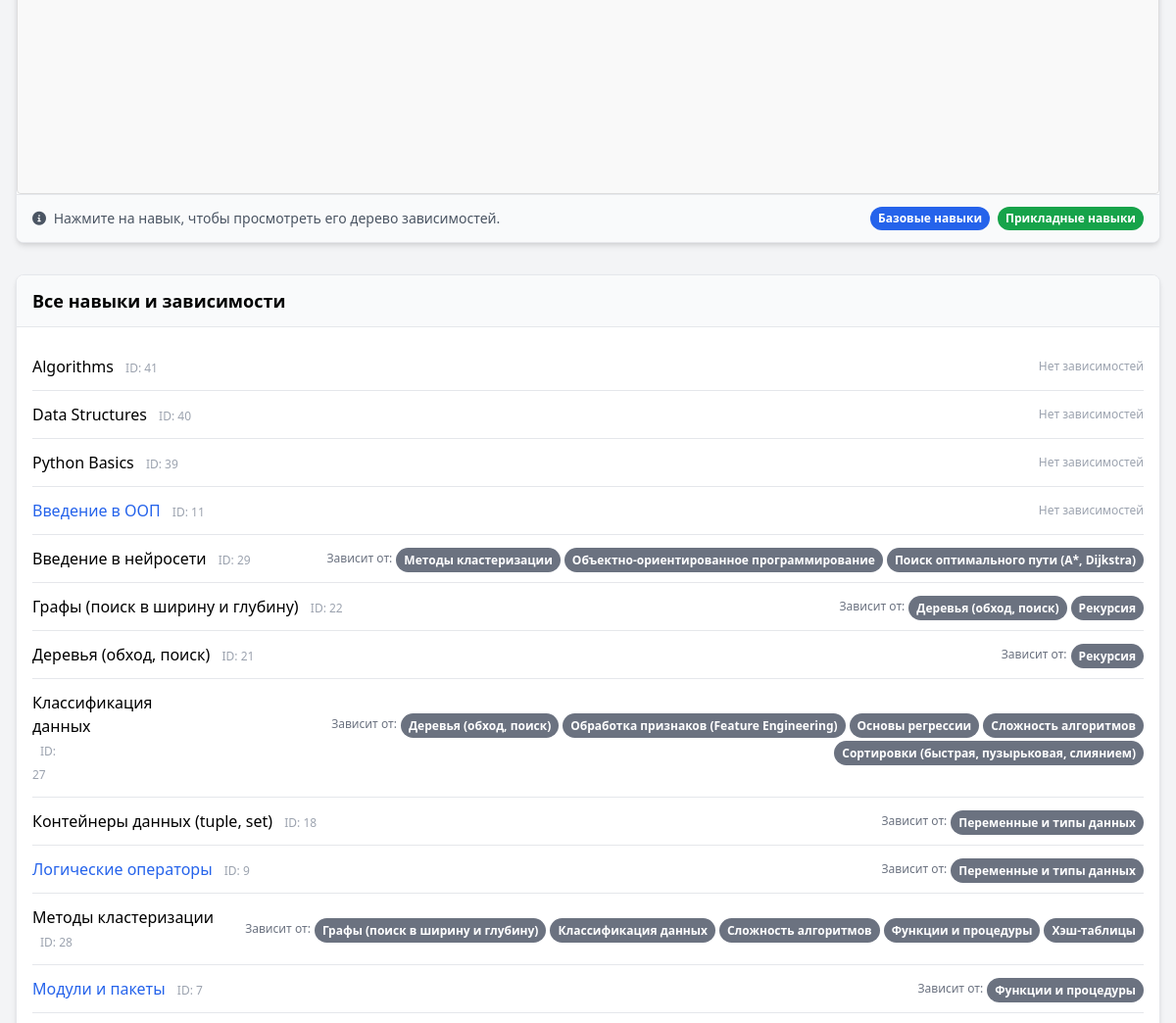
The page /skills/ (signed in, middle part) on the database as committed earlier.
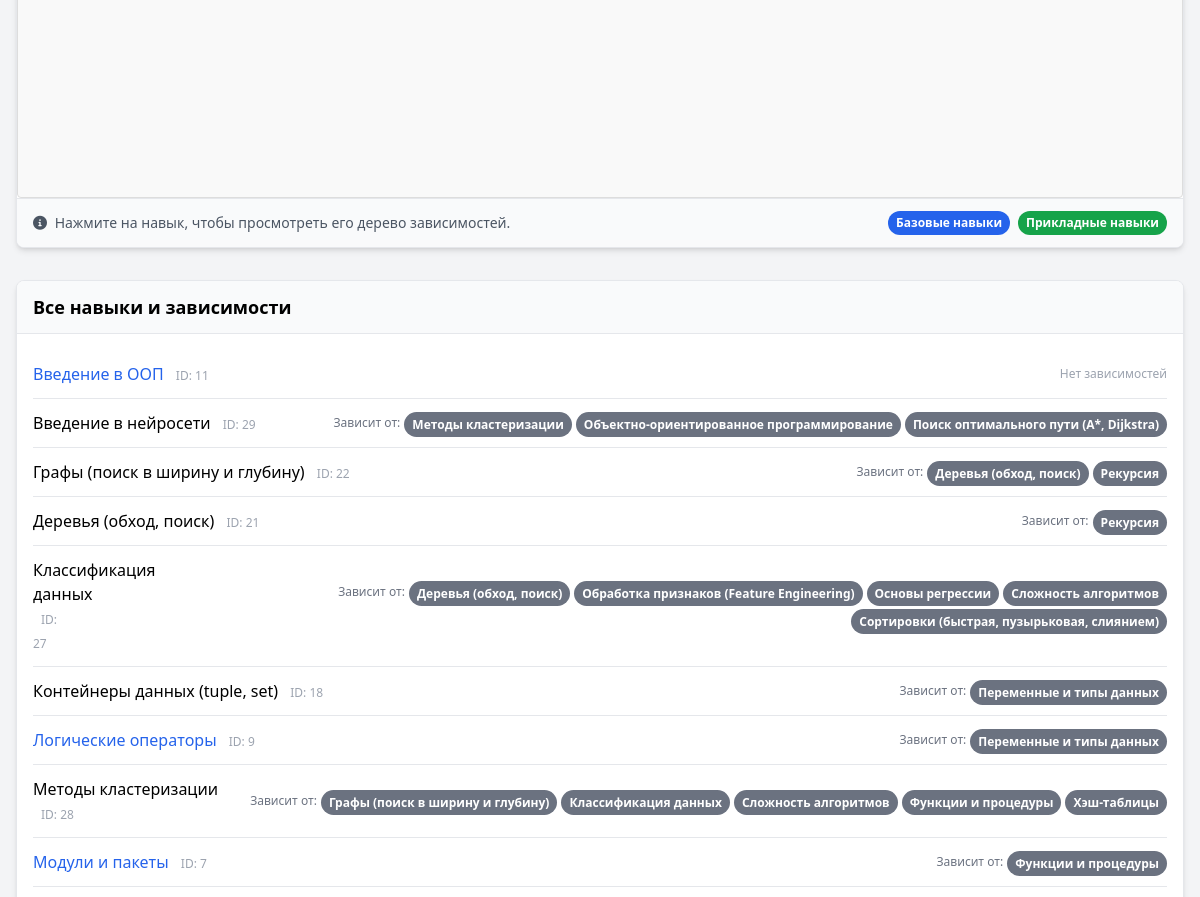
The same page on the database as committed later.
### skills/models.py (models this page shows, shortened)
class Skill(models.Model):
    name = models.CharField(max_length=255, unique=True, verbose_name="Название навыка")
    description = models.TextField(blank=True, null=True, verbose_name="Описание навыка")
    is_base = models.BooleanField(default=False, verbose_name="Базовый навык")
    courses = models.ManyToManyField(Course, related_name="skills", verbose_name="Связанные курсы")
    prerequisites = models.ManyToManyField("self", symmetrical=False, blank=True, verbose_name="Необходимые навыки", related_name="dependent_skills")
    class Meta:
        verbose_name = "Навык"
        verbose_name_plural = "Навыки"
        ordering = ["name"]

### skills/views.py (the view, shortened to what this page needs)
# urls.py: path('', views.skills_list, name='skills_list'),
@login_required
def skills_list(request):
    course_id = request.GET.get('course')
    selected_skill_id = request.GET.get('skill')
    courses = Course.objects.all().prefetch_related('skills')
    base_skills = Skill.objects.filter(is_base=True)
    if course_id == 'None':
        course_id = None
    if course_id and course_id != '':
        try:
            course = Course.objects.get(id=course_id)
            course_skills = course.skills.all().prefetch_related('prerequisites')
        except Course.DoesNotExist:
            course_skills = Skill.objects.none()
    else:
        course_skills = Skill.objects.all().prefetch_related('prerequisites')
    if selected_skill_id and selected_skill_id.isdigit():
        try:
            selected_skill = Skill.objects.get(id=selected_skill_id)
            all_skills = Skill.objects.all().prefetch_related('prerequisites')
            if course_id and course_id != '':
                if course_skills.filter(id=selected_skill.id).exists():
                    cytoscape_data = generate_cytoscape_data(course_skills, selected_skill_id)
                else:
                    cytoscape_data = generate_cytoscape_data(course_skills)
            else:
                cytoscape_data = generate_cytoscape_data(all_skills, selected_skill_id)
        except Skill.DoesNotExist:
            print(f"Ошибка: Навык с ID {selected_skill_id} не найден")
            cytoscape_data = generate_cytoscape_data(course_skills)
    else:
        cytoscape_data = generate_cytoscape_data(course_skills)
    all_skills = Skill.objects.prefetch_related('prerequisites').all()
    skill_in_course = False
    context = {
        'courses': courses,
        'base_skills': base_skills,
        'cytoscape_data': cytoscape_data,
        'selected_course_id': course_id,
        'all_skills': all_skills,
        'selected_skill_id': selected_skill_id,
        'skill_in_course': skill_in_course
    }
    return render(request, 'skills/skills_list.html', context)

### skills/templates/skills/skills_list.html (shortened to what this page needs)
<!DOCTYPE html>
<html lang="ru">
<head>
    <script src="https://cdn.tailwindcss.com"></script>
    <link rel="stylesheet" href="https://cdnjs.cloudflare.com/ajax/libs/font-awesome/6.0.0/css/all.min.css">
    <script src="https://unpkg.com/vis-data/standalone/umd/vis-data.min.js"></script>    {% load static %}
    <link rel="stylesheet" href="{% static 'skills/styles.css' %}">
</head>
<body class="bg-gray-100 pt-6">
    <div class="container mx-auto px-4 max-w-7xl">
        <main>
            <div class="mb-8">
                <div class="card relative">
                    <div class="p-0 relative">
                        <div id="network-container" class="w-full h-[550px] border-b border-gray-200"></div>
                    </div>
                    <div class="card-footer flex flex-col sm:flex-row justify-between items-start sm:items-center gap-2">
                        <div class="text-sm text-gray-600">
                            <i class="fas fa-info-circle mr-1"></i>
                            Нажмите на навык, чтобы просмотреть его дерево зависимостей.
                        </div>
                        <div class="flex flex-wrap gap-2">
                            <span class="badge bg-blue-600">Базовые навыки</span>
                            <span class="badge bg-green-600">Прикладные навыки</span>
                        </div>
                    </div>
                </div>
            </div>
            <div class="mb-8">
                <div class="card">
                    <div class="card-header">
                        <h5 class="text-lg font-semibold m-0">Все навыки и зависимости</h5>
                    </div>
                    <div class="card-body">
                        <ul class="divide-y divide-gray-200">
                            {% for skill in all_skills %}
                            <li class="py-3 flex flex-col md:flex-row md:items-center gap-2 relative hover:bg-gray-50 transition-colors duration-150">
                                <div class="flex-1 min-w-0">
                                    <a href="?skill={{ skill.id }}&course={{ selected_course_id }}" class="font-medium {% if skill.is_base %}text-blue-600{% endif %}">
                                        {{ skill.name }}
                                    </a>
                                    <span class="text-xs text-gray-400 ml-2">ID: {{ skill.id }}</span>
                                </div>
                                <div class="flex flex-wrap gap-1 items-center md:justify-end md:ml-4 w-full md:w-auto mt-2 md:mt-0">
                                    {% if skill.prerequisites.all %}
                                        <span class="text-xs text-gray-500">Зависит от:</span>
                                        {% for prereq in skill.prerequisites.all %}
                                            <a href="?skill={{ prereq.id }}&course={{ selected_course_id }}" class="hover:opacity-80" title="Просмотреть навык {{ prereq.name }}">
                                                <span class="badge bg-gray-500 transition-colors duration-200 hover:bg-gray-600">{{ prereq.name }}</span>
                                            </a>
                                        {% endfor %}
                                    {% else %}
                                        <span class="text-xs text-gray-400">Нет зависимостей</span>
                                    {% endif %}
                                </div>
                            </li>
                            {% endfor %}
                        </ul>
                    </div>
                </div>
            </div>
        </main>
    </div>
</body>
</html>

Rows that differ between the two databases and show on the page:
removed Skill: name "Algorithms", id "41", shows "Нет зависимостей", shown under "Все навыки и зависимости"
removed Skill: name "Data Structures", id "40", shows "Нет зависимостей", shown under "Все навыки и зависимости"
removed Skill: name "Python Basics", id "39", shows "Нет зависимостей", shown under "Все навыки и зависимости"
